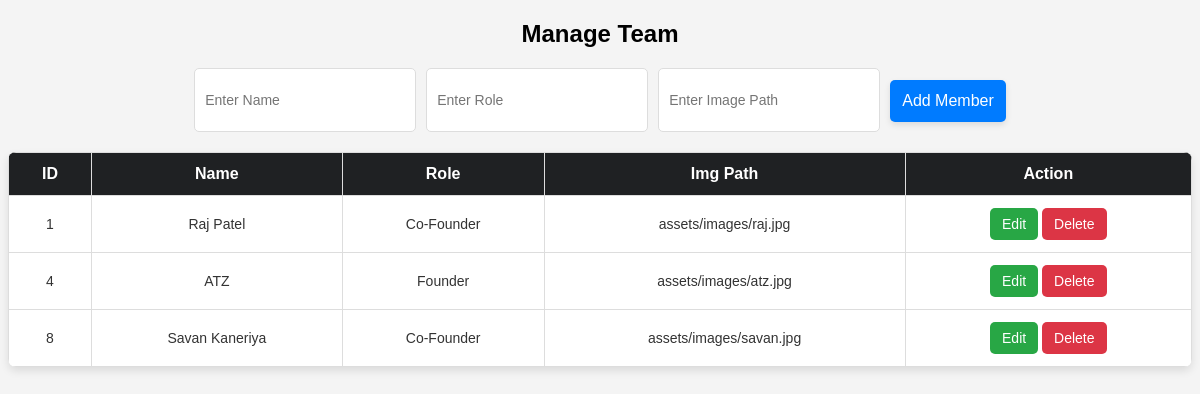
/admin/team.php (signed in), run on the app's committed database.
### tables this page shows
CREATE TABLE `team` (
  `id` int(11) NOT NULL,
  `name` varchar(250) NOT NULL,
  `role` varchar(250) NOT NULL,
  `img_path` varchar(250) NOT NULL
);

### admin/team.php (the view, shortened to what this page needs)
<?php
$conn = mysqli_connect("localhost", "root", "", "bookmyroom") or die("Database Error");
$result = mysqli_query($conn, "SELECT * FROM team");
?>
<!DOCTYPE html>
<html lang="en">
<head>
</head>
<body>
    <h2>Manage Team</h2>
    <form method="POST">
        <input type="text" name="name" id="name" placeholder="Enter Name" required>
        <input type="text" name="role" id="role" placeholder="Enter Role" required>
        <input type="text" name="img_path" id="img_path" placeholder="Enter Image Path" required>
        <button type="submit" name="add" id="add-btn" class="add-btn">Add Member</button>
    </form>
    <table>
        <tr>
            <th>ID</th>
            <th>Name</th>
            <th>Role</th>
            <th>Img Path</th>
            <th>Action</th>
        </tr>
        <?php while ($row = mysqli_fetch_assoc($result)): ?>
            <tr>
                <td><?php echo $row['id']; ?></td>
                <td><?php echo $row['name']; ?></td>
                <td><?php echo $row['role']; ?></td>
                <td><?php echo $row['img_path']; ?></td>
                <td>
                    <button id="edit-btn" class="edit-btn" onclick="editMember(<?php echo $row['id']; ?>, '<?php echo $row['name']; ?>', '<?php echo $row['role']; ?>', '<?php echo $row['img_path']; ?>')">Edit</button>
                    <a class="delete-btn" href="team.php?delete=<?php echo $row['id']; ?>" onclick="return confirm('Are you sure you want to delete this member?');">Delete</a>
                </td>
            </tr>
        <?php endwhile; ?>
    </table>
</body>
</html>

### admin/team.php (style rules this page uses)
body { font-family: 'Poppins', sans-serif; background-color: #f4f4f4; }
h2 { text-align: center; }
table { width: 100%; border-collapse: collapse; margin-top: 20px; background: white; box-shadow: 0 4px 8px rgba(0,0,0,0.1); border-radius: 8px; overflow: hidden; }
th, td { border: 1px solid #ddd; padding: 12px; text-align: center; }
th { background-color:rgb(31, 33, 35); color: white; font-size: 16px; }
td { font-size: 14px; color: #333; }
a, button { text-decoration: none; padding: 8px 12px; border-radius: 5px; color: white; border: none; cursor: pointer; }
.edit-btn { background-color: #28a745; transition: 0.3s; }
.delete-btn { background-color: #dc3545; transition: 0.3s; }
.add-btn { background-color: #007bff; padding: 12px; margin-top: 12px; display: inline-block; margin-bottom: 10px; font-size: 16px; border-radius: 5px; box-shadow: 0 3px 6px rgba(0, 0, 0, 0.1); }
form { margin: 20px 0; display: flex; flex-wrap: wrap; gap: 10px; justify-content: center; }
input { padding: 10px; font-size: 14px; border: 1px solid #ddd; border-radius: 5px; width: 200px; }
button { font-size: 14px; }

### data on the page
team: id "1", name "Raj Patel", role "Co-Founder", img_path "assets/images/raj.jpg"
team: id "4", name "ATZ", role "Founder", img_path "assets/images/atz.jpg"
team: id "8", name "Savan Kaneriya", role "Co-Founder", img_path "assets/images/savan.jpg"
